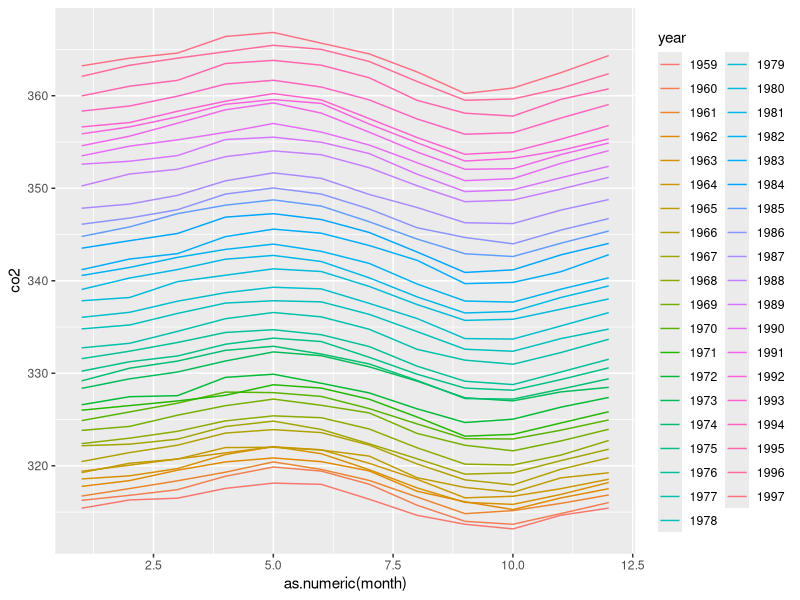

Source code (R): (Note: this script raises an error after producing the figure.)
library(tidyverse)

#______reshaping_data _________Part 1
d<-read_csv("time.txt")

tidy_data<-d%>% gather(key,value,-age_group)%>%
  separate(key,c("year","variable"),sep="_")

tidy_data2<-d%>% gather(key,value,-age_group)%>%
  separate(key,c("year","variable"),sep="_")

tidy_data3<-d%>% gather(key,value,-age_group)%>%
  separate(key,into=c("year","variable"),sep="_")%>%
  spread(variable,value,)
#____reshaping_data__________Part 2

data("co2")

co2_wide <- data.frame(matrix(co2, ncol = 12, byrow = TRUE)) %>% 
  setNames(1:12) %>%
  mutate(year = as.character(1959:1997))

co2_tidy<-co2_wide%>%gather(month,co2,-year)

co2_tidy %>% ggplot(aes(as.numeric(month), co2, color = year)) + geom_line()

data("admissions")
dat <- admissions %>% select(-applicants)

dat2<-dat%>%spread(gender,admitted)

tmp <- gather(admissions, key, value, admitted:applicants)
tmp
tmp2<-tmp%>%unite(col_name,c(key,gender),sep="_")

tmp3<-tmp2%>%spread(col_name,value)

